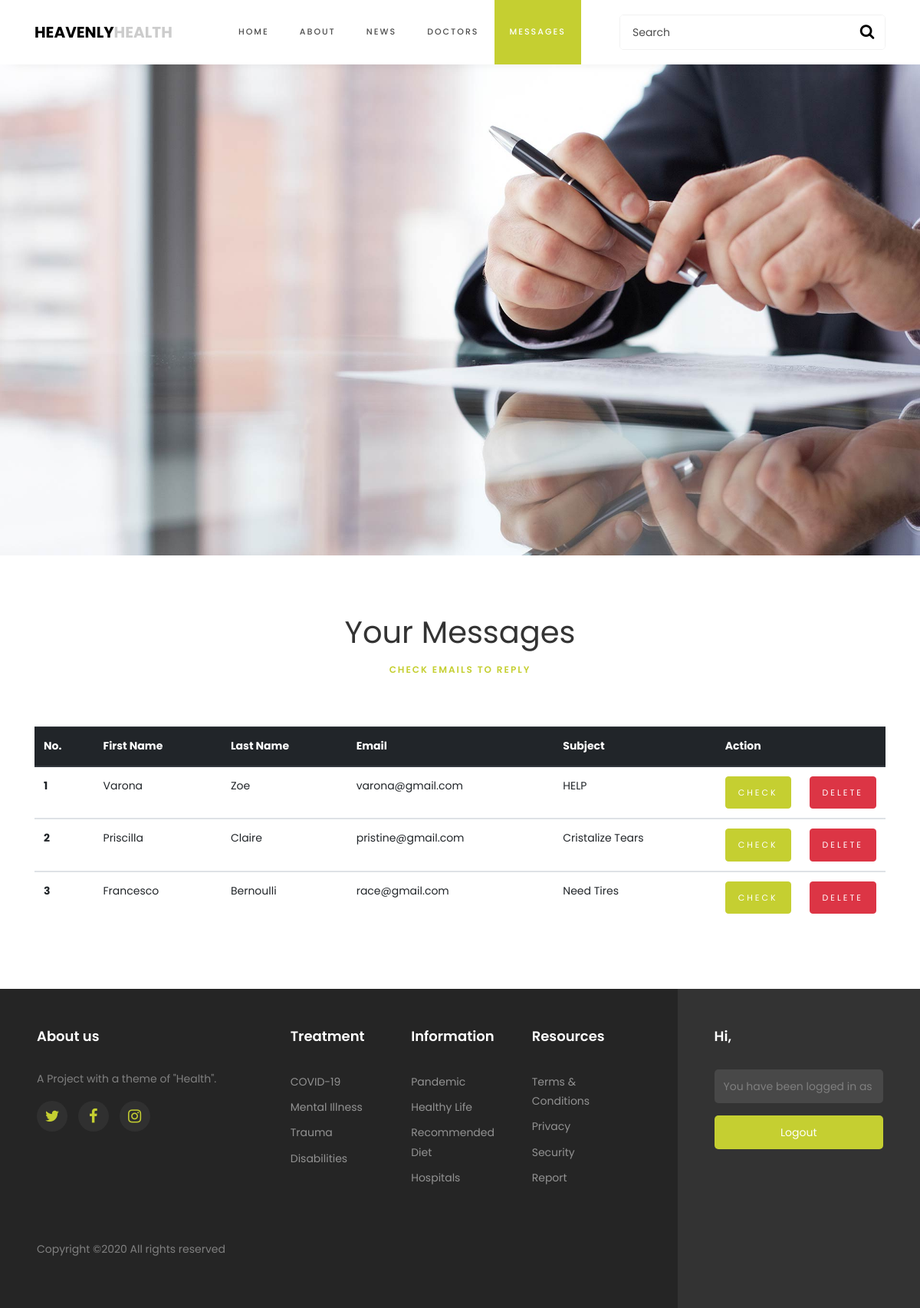
Page /index.php/admin/messages on the committed database.
### tables this page shows
CREATE TABLE `contacts` (
  `id` int(11) NOT NULL,
  `fname` varchar(10) NOT NULL,
  `lname` varchar(10) NOT NULL,
  `email` varchar(30) NOT NULL,
  `subject` varchar(20) NOT NULL,
  `message` varchar(100) NOT NULL
);

### application/controllers/Admin.php (called while the page is built, shortened)
<?php
class Admin extends CI_Controller {
    public function __construct()
	{
		$this->load->model('rolemodel');
		$this->load->model('loginmodel');
		$this->load->helper(array('form', 'url'));
	}
	public function messages()
	{
		$data['messages'] = $this->rolemodel->getMessages();
		$this->load->view('admin/amview',$data);
	}
}

### index.php (called while the page is built, shortened)
<?php
require_once BASEPATH.'core/CodeIgniter.php';

### application/models/RoleModel.php (called while the page is built, shortened)
<?php
class rolemodel extends CI_Model {
	public function getMessages() {
		return $this->db->get('contacts')->result();
	}
}

### application/views/admin/AMView.php (the view, shortened to what this page needs)
<!DOCTYPE html>
<html>
<head>
	<link rel="stylesheet" href="https://stackpath.bootstrapcdn.com/bootstrap/4.4.1/css/bootstrap.min.css">
	<link rel="stylesheet" href="<?php echo base_url() ?>assets/css/style.css">
	<link rel="stylesheet" href="<?php echo base_url() ?>assets/css/owl.carousel.min.css">
	<link rel="stylesheet" href="<?php echo base_url() ?>assets/css/owl.theme.default.min.css">
  <link rel="stylesheet" href="https://stackpath.bootstrapcdn.com/font-awesome/4.7.0/css/font-awesome.min.css">
</head>
<body>
	<nav class="navbar navbar-expand-lg navbar-dark ftco_navbar bg-dark ftco-navbar-light" id="ftco-navbar">
	    <div class="container">
	    	<a class="navbar-brand" href="<?php echo base_url('index.php/admin') ?>">HEAVENLY<span>HEALTH</span></a>
	    	<form action="#" class="searchform order-sm-start order-lg-last">
          <div class="form-group d-flex">
            <input type="text" class="form-control pl-3" placeholder="Search">
            <button type="submit" placeholder="" class="form-control search"><span class="fa fa-search"></span></button>
          </div>
        </form>
	      <div class="collapse navbar-collapse" id="ftco-nav">
	        <ul class="navbar-nav m-auto">
	        	<li class="nav-item"><a href="<?php echo base_url('index.php/admin') ?>" class="nav-link">Home</a></li>
            <li class="nav-item"><a href="<?php echo base_url('index.php/admin/about') ?>" class="nav-link">About</a></li>
            <li class="nav-item"><a href="<?php echo base_url('index.php/admin/news') ?>" class="nav-link">News</a></li>
            <li class="nav-item"><a href="<?php echo base_url('index.php/admin/doctors') ?>" class="nav-link">Doctors</a></li>
            <li class="nav-item active"><a href="<?php echo base_url('index.php/admin/messages') ?>" class="nav-link">Messages</a></li>
	        </ul>
	      </div>
	    </div>
	 </nav>
	 <img src="<?php echo base_url(); ?>assets/images/bg_6.jpg" class="img-fluid" alt="Responsive image">
	<section class="site-section">
	    <div class="container">
	        <div class="row justify-content-center pb-5 mb-3">
	          <div class="col-md-7 heading-section text-center">
	            <h1> Your Messages </h1>
	            <span class="subheading">CHECK EMAILS TO REPLY</span>
	        </div>
	    </div>
		 <table class="table">
	  		<thead class="thead-dark">
		    <tr>
		      <th scope="col">No.</th>
		      <th scope="col">First Name</th>
		      <th scope="col">Last Name</th>
		      <th scope="col">Email</th>
		      <th scope="col">Subject</th>
		      <th scope="col" colspan="2">Action</th>
		    </tr>
	  		</thead>
	  		<?php $num = 0; ?>
	  		<?php foreach ($messages as $row): ?>
	  		<?php $num = $num+1; ?>
	  		<tbody>
		    <tr>
		      <th scope="row"><?= $num ?></th>
		      <td><?= $row->fname ?></td>
		      <td><?= $row->lname ?></td>
		      <td><?= $row->email ?></td>
		      <td><?= $row->subject ?></td>
		      <td width="20px"><a href="<?php echo base_url(); ?>index.php/admin/checkm/<?= $row->id ?>"><input type="submit" value="Check" class="btn btn-primary"></td>
		      <td width="20px"><a href="<?php echo base_url(); ?>index.php/admin/removeMessages/<?= $row->id ?>"><input type="submit" value="Delete" class="btn btn-danger"></a></td>
		    </tr>
	  		</tbody>
	  		<?php endforeach ?>
		</table>
		</div>
	</section>
    <footer class="footer">
  <div class="container-fluid px-lg-5">
    <div class="row">
      <div class="col-md-9 py-5">
        <div class="row">
          <div class="col-md-4 mb-md-0 mb-4">
            <h2 class="footer-heading">About us</h2>
            <p>A Project with a theme of "Health".</p>
            <ul class="ftco-footer-social p-0">
                  <li><a href="#" data-toggle="tooltip" data-placement="top" title="Twitter"><span class="fa fa-twitter"></span></a></li>
                  <li><a href="#" data-toggle="tooltip" data-placement="top" title="Facebook"><span class="fa fa-facebook"></span></a></li>
                  <li><a href="#" data-toggle="tooltip" data-placement="top" title="Instagram"><span class="fa fa-instagram"></span></a></li>
                </ul>
          </div>
          <div class="col-md-8">
            <div class="row justify-content-center">
              <div class="col-md-12 col-lg-10">
                <div class="row">
                  <div class="col-md-4 mb-md-0 mb-4">
                        <h2 class="footer-heading">Treatment</h2>
                        <ul class="list-unstyled">
                          <li><a href="#" class="py-1 d-block">COVID-19</a></li>
                          <li><a href="#" class="py-1 d-block">Mental Illness</a></li>
                          <li><a href="#" class="py-1 d-block">Trauma</a></li>
                          <li><a href="#" class="py-1 d-block">Disabilities</a></li>
                        </ul>
                      </div>
                      <div class="col-md-4 mb-md-0 mb-4">
                        <h2 class="footer-heading">Information</h2>
                        <ul class="list-unstyled">
                          <li><a href="#" class="py-1 d-block">Pandemic</a></li>
                          <li><a href="#" class="py-1 d-block">Healthy Life</a></li>
                          <li><a href="#" class="py-1 d-block">Recommended Diet</a></li>
                          <li><a href="#" class="py-1 d-block">Hospitals</a></li>
                        </ul>
                      </div>
                      <div class="col-md-4 mb-md-0 mb-4">
                        <h2 class="footer-heading">Resources</h2>
                        <ul class="list-unstyled">
                          <li><a href="#" class="py-1 d-block">Terms & Conditions</a></li>
                          <li><a href="#" class="py-1 d-block">Privacy</a></li>
                          <li><a href="#" class="py-1 d-block">Security</a></li>
                          <li><a href="#" class="py-1 d-block">Report</a></li>
                        </ul>
                      </div>
                    </div>
                  </div>
                </div>
              </div>
            </div>
            <div class="row mt-md-5">
              <div class="col-md-12">
                <p class="copyright"> Copyright &copy;2020 All rights reserved </p>
              </div>
            </div>
          </div>
          <div class="col-md-3 py-md-5 py-4 aside-stretch-right pl-lg-5">
            <h2 class="footer-heading">Hi, <?php echo $this->session->userdata("name"); ?></h2>
            <form method="POST" action="<?php echo base_url('index.php/admin/logout') ?>" class="form-consultation">
              <div class="form-group">
                <input type="text" name="username" class="form-control" placeholder="You have been logged in as Admin" disabled>
              </div>
              <div class="form-group">
                <button type="submit" class="form-control submit px-3">Logout</button>
              </div>
            </form>
          </div>
        </div>
      </div>
    </footer>
</body>
</html>

### rows in the picture
contacts: fname "Varona", lname "Zoe", email "varona@gmail.com", subject "HELP"
contacts: fname "Priscilla", lname "Claire", email "pristine@gmail.com", subject "Cristalize Tears"
contacts: fname "Francesco", lname "Bernoulli", email "race@gmail.com", subject "Need Tires"
